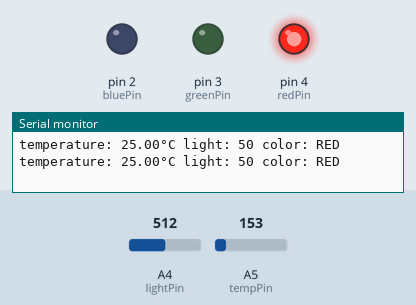
A sketch run on a simulated Arduino Uno, built with avr-gcc and run on an emulated ATmega328P. Parts: output pins drawn as LEDs (lit = HIGH), the last lines printed to the serial monitor. The inputs (shaded band) are chosen by the test bench; at power-on: A5 (tempPin) = 153, A4 (lightPin) = 512. Random numbers use the default seed unless the sketch sets one.

Above: at 1.8 s.
1.9 s: A5 (tempPin) set to 130
At 2.7 s:
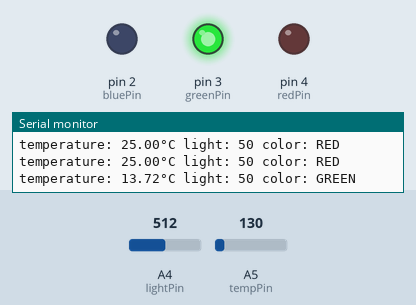
3.5 s: A4 (lightPin) set to 613
5.2 s: A4 (lightPin) set to 636
At 7.2 s:
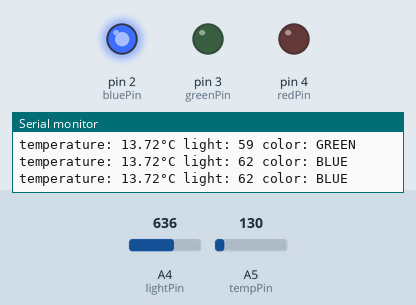
7.5 s: A4 (lightPin) set to 511
At 8.8 s:
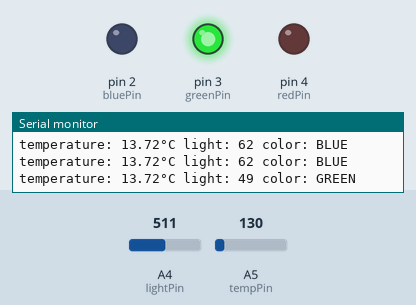
9.5 s: A4 (lightPin) set to 716
At 10.4 s:
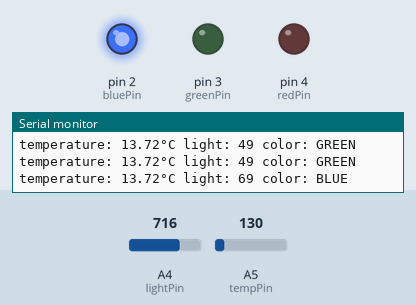
Timing chart, 0 to 12.5 s (numbered marks = the images above; inputs shaded):
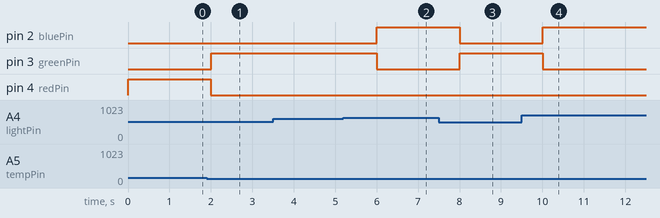

The sketch:

ex2.ino
```cpp
// (C) __Parisa Babaei, Manely Abbasi, Meis Salim, group: 17 __ (2024)
// Work package 3
// Exercise 2
// Submission code: 040966

const int lightPin = 4; // The number of the light sensor pin
const int tempPin = 5;  // The number of the temperature sensor pin
const int bluePin = 2;  // The number of the blue LED pin
const int greenPin = 3; // The number of the green LED pin
const int redPin = 4;   // The number of the red LED pin

int periodicity = 1; // The periodicity of the measurements in seconds

enum Color // The possible colors of the LED
{
    RED,
    GREEN,
    BLUE
};

int tempReading;    // The reading from the temperature sensor
float tempVoltage;  // The voltage from the temperature sensor
float temp;         // The temperature in degrees Celsius
int lightReading;   // The reading from the light sensor
int light;          // The light in percentage
Color color;        // The color of the LED

void setup() // Method that runs once when the sketch starts
{
    pinMode(lightPin, INPUT);   // Initialize the light sensor pin as an input
    pinMode(tempPin, INPUT);    // Initialize the temperature sensor pin as an input
    pinMode(bluePin, OUTPUT);   // Initialize the blue LED pin as an output
    pinMode(greenPin, OUTPUT);  // Initialize the green LED pin as an output
    pinMode(redPin, OUTPUT);    // Initialize the red LED pin as an output
    Serial.begin(9600);         // Initialize the serial communication
}

void loop() // Method that runs over and over again
{
    digitalWrite(redPin, LOW);  // Turn the red LED off
    digitalWrite(greenPin, LOW); // Turn the green LED off
    digitalWrite(bluePin, LOW);  // Turn the blue LED off

    // Read the light sensor
    lightReading = analogRead(lightPin);
    // Map the light sensor reading to a percentage
    light = map(lightReading, 0, 1023, 0, 100);

    // Read the temperature sensor
    tempReading = analogRead(tempPin);
    // Convert the temperature sensor reading to a voltage
    tempVoltage = (tempReading * 5.0195) / 1024.0;
    // Convert the voltage to a temperature in degrees Celsius
    temp = (tempVoltage - 0.5) * 100;

    if (light == 0)      // If the light is 0%
    {
        if (temp >= -12)    // If the temperature is above -12°C
        {
            color = RED;    // Set the LED to red
        }
        else                // If the temperature is below -12°C
        {
            color = GREEN;  // Set the LED to green
        }
    }
    else if (light > 0 && light <= 20) // If the light is between 0% and 20%
    {
        if (temp < -12)     // If the temperature is below -12°C
        {
            color = BLUE;   // Set the LED to blue
        }
        else if (temp >= 0) // If the temperature is above 0°C
        {
            color = RED;    // Set the LED to red
        }
        else                // If the temperature is between -12°C and 0°C
        {
            color = GREEN;  // Set the LED to green
        }
    }
    else if (light > 20 && light <= 60) // If the light is between 20% and 60%
    {
        if (temp < 0)        // If the temperature is below 0°C
        {
            color = BLUE;    // Set the LED to blue
        }
        else if (temp >= 21) // If the temperature is above 21°C
        {
            color = RED;     // Set the LED to red
        }
        else                 // If the temperature is between 0°C and 21°C
        {
            color = GREEN;   // Set the LED to green
        }
    }
    else if (light > 60)     // If the light is above 60%
    {
        if (temp < 21)       // If the temperature is below 21°C
        {
            color = BLUE;    // Set the LED to blue
        }
        else                 // If the temperature is above 21°C
        {
            color = GREEN;   // Set the LED to green
        }
    }

    // Print the temperature, light, and color to the serial monitor
    Serial.print("temperature: ");
    Serial.print(temp);
    Serial.print("°C light: ");
    Serial.print(light);
    Serial.print(" color: ");

    switch (color) // Switch for the color of the LED
    {
    case RED: // If the color is red
        digitalWrite(redPin, HIGH);  // Turn the red LED on
        Serial.println("RED");       // Print "RED" to the serial monitor
        break;                       // Break out of the switch

    case GREEN:
        digitalWrite(greenPin, HIGH); // Turn the green LED on
        Serial.println("GREEN");      // Print "GREEN" to the serial monitor
        break;                        // Break out of the switch

    case BLUE:
        digitalWrite(bluePin, HIGH); // Turn the blue LED on
        Serial.println("BLUE");      // Print "BLUE" to the serial monitor
        break;                       // Break out of the switch

    default:    // If the color is not red, green, or blue
        break;  // Break out of the switch
    }

    delay(periodicity * 1000); // Wait for the periodicity in milliseconds
}
```

ex5.c
```cpp
// (C) __Parisa Babaei, Manely Abbasi, Meis Salim, group: 17 __ (2024)
// Work package 3
// Exercise 5
// Submission code: 040966

// ------ Includes -----------------------

#include <stdio.h>  // The standard input/output library to use the printf and scanf functions
#include <stdlib.h> // The standard library to use the rand function
#include <time.h>   // The time library to use the time function

// ------ Defines ------------------------

#define MAX 5       // Define the maximum length of the list

// ------ Main ---------------------------

int main() {
    srand(time(0));                     // Seed the random number generator
    int array[MAX];                     // Declare an array of integers with the maximum length
    int *ptr = array;                   // Set the pointer to the head of the array

    for (int i = 0; i < MAX; i++) {     // Loop through the array
        array[i] = rand() % 100;        // Set the value of the current integer to a random number between 0 and 99
    }

    // Print the address of the array by casting to a void pointer
    printf("The value of the address of the array (pointer) is: %p\n", (void *)ptr);
    // Print the first integer in the array by dereferencing the pointer
    printf("First integer in the array is (array[0]): %d\n", *ptr);
    // Print the last integer in the array by using array indexing
    printf("The last integer in the array is: %d\n", array[MAX - 1]);
    // Print the size of an integer
    printf("The size of an integer (number of bytes) is: %lu\n", sizeof(int));
    // Print the size of the whole array
    printf("The size of the whole array in bytes is: %lu\n", sizeof(array));

    for (int i = 0; i < MAX; i++) { // Loop through the array
        printf("value: %d, double: %d\n", *ptr, (*ptr) * 2); // Print the value and the double
        ptr++; // Move the pointer to the next integer
    }
}
```

ex6.c
```cpp
// (C) __Parisa Babaei, Manely Abbasi, Meis Salim, group: 17 __ (2024)
// Work package 3
// Exercise 6
// Submission code: 040966

// ------ Includes -----------------------

#include <stdio.h>  // The standard input/output library for printf
#include <string.h> // The string library for strlen and strcpy

// ------ Function declarations ----------

// Custom function to copy a string
void copyString(char *original, char *copy);

// ------ Main ---------------------------

int main() {
    char input[21];    // Declare a character array to store the input
    char copyOne[21];  // Declare a character array to store the copy
    char copyTwo[21];  // Declare a character array to store the copy

    printf("Enter a string (max 20 characters): "); // Prompt the user for input
    fgets(input, 21, stdin); // Read a string from the standard input

    int length = strlen(input); // Get the length of the string

    if (input[length - 1] == '\n') { // Check if the last character is a newline
        input[length - 1] = '\0';    // Remove the newline character
    }

    copyString(input, copyOne);           // Call the custom function to copy the string
    printf("Custom Copy: %s\n", copyOne); // Print the copy

    strcpy(copyTwo, input);                 // Call the custom function to copy the string
    printf("Strcpy Copy: %s\n", copyTwo);   // Print the copy

    return 0; // Return 0 to indicate that the program has finished
}

// ------ Function definitions -----------

// Custom function to copy a string
void copyString(char *original, char *copy) {
    while (*original) {     // Loop through the original string
        *copy = *original;  // Copy the character
        original++;         // Move the pointer to the next character
        copy++;             // Move the pointer to the next character
    }
    *copy = '\0';           // Add the null terminator to the end of the copy
}
```

Measured:
- the behaviour switches between 145 and 144 on A5 (tempPin) (found by bisection; images 0 and 1)
- the behaviour switches between 624 and 625 on A4 (lightPin) (found by bisection; images 1 and 2)
- after the input at 1.9 s, pin 3 (greenPin): LOW → HIGH after 0.10 s; pin 4 (redPin): HIGH → LOW after 0.10 s
- after the input at 5.2 s, pin 2 (bluePin): LOW → HIGH after 0.81 s; pin 3 (greenPin): HIGH → LOW after 0.81 s
- after the input at 7.5 s, pin 2 (bluePin): HIGH → LOW after 0.51 s; pin 3 (greenPin): LOW → HIGH after 0.51 s
- after the input at 9.5 s, pin 2 (bluePin): LOW → HIGH after 0.51 s; pin 3 (greenPin): HIGH → LOW after 0.51 s
